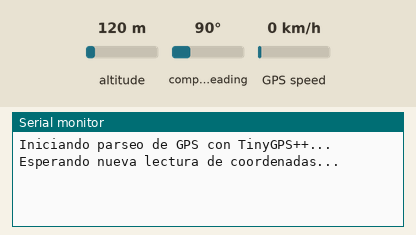
This sketch was run on a simulated ESP32. Parts: the last lines printed to the serial monitor. Inputs (shaded band) come from the test bench; at power-on: altitude 120 m, compass heading 90°, GPS speed 0 km/h. The GPS gets a fix after 3 s at 37.7749, -122.4194 with 8 satellites.

Above: at 1.2 s.
1.3 s: altitude set to 20 m
At 3.5 s:
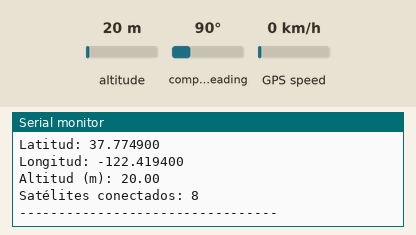
4.5 s: altitude set to 250 m
At 5.8 s:
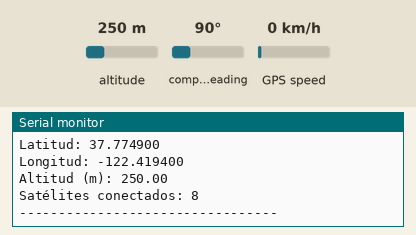

Measured:
- after the input at 1.3 s, the serial monitor: prints a new line after 1.7 s (image 1)
- after the input at 4.5 s, the serial monitor: prints a new line after 0.51 s (image 2)

The sketch:

NEOM8M.ino
```cpp
#include <TinyGPS++.h>

// Conexiones del ESP32
#define RXD2 16
#define TXD2 17
#define GPS_BAUD 9600

// Crea el objeto TinyGPS++
TinyGPSPlus gps;

void setup() {
  Serial.begin(115200);

  // Inicializa el puerto serial para el GPS
  Serial2.begin(GPS_BAUD, SERIAL_8N1, RXD2, TXD2);

  Serial.println("Iniciando parseo de GPS con TinyGPS++...");
  Serial.println("Esperando nueva lectura de coordenadas...");
}

void loop() {
  // Mientras sigan llegando datos desde el NEO-M8N...
  while (Serial2.available() > 0) {
    char c = Serial2.read();

    // Alimenta la librería. Si devuelve 'true', armó una frase válida
    if (gps.encode(c)) {

      // Verifica si la ubicación se actualizó en este ciclo
      if (gps.location.isUpdated()) {

        // Extrae las coordenadas en variables 'double'
        double latitud = gps.location.lat();
        double longitud = gps.location.lng();

        // Imprime los resultados con 6 decimales de precisión
        Serial.print("Latitud: ");
        Serial.println(latitud, 6);

        Serial.print("Longitud: ");
        Serial.println(longitud, 6);

        // También puedes extraer otros datos muy útiles:
        Serial.print("Altitud (m): ");
        Serial.println(gps.altitude.meters());

        Serial.print("Satélites conectados: ");
        Serial.println(gps.satellites.value());

        Serial.println("---------------------------------");
      }
    }
  }

  // Pequeña alerta por si el cableado falla durante la ejecución
  if (millis() > 5000 && gps.charsProcessed() < 10) {
    Serial.println(F("No se detectan datos del GPS. Revisa el cableado."));
    delay(1000);
  }
}
```
